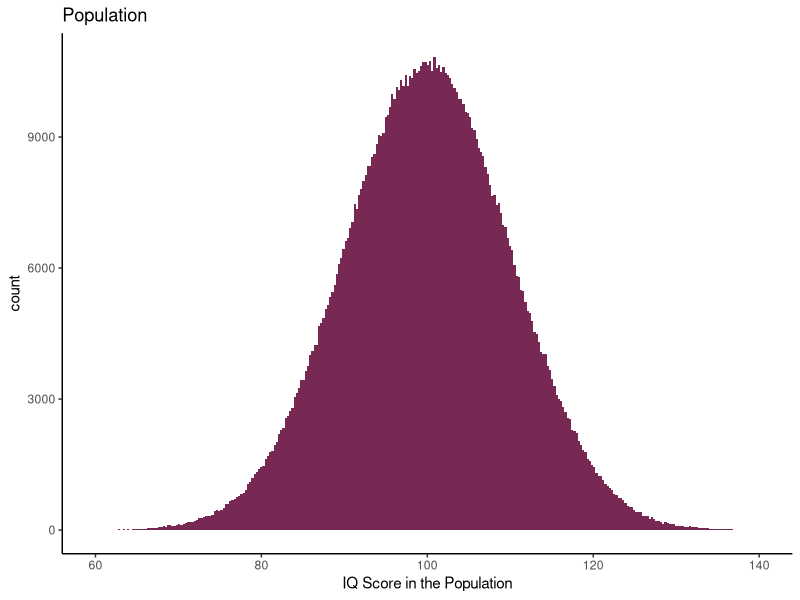
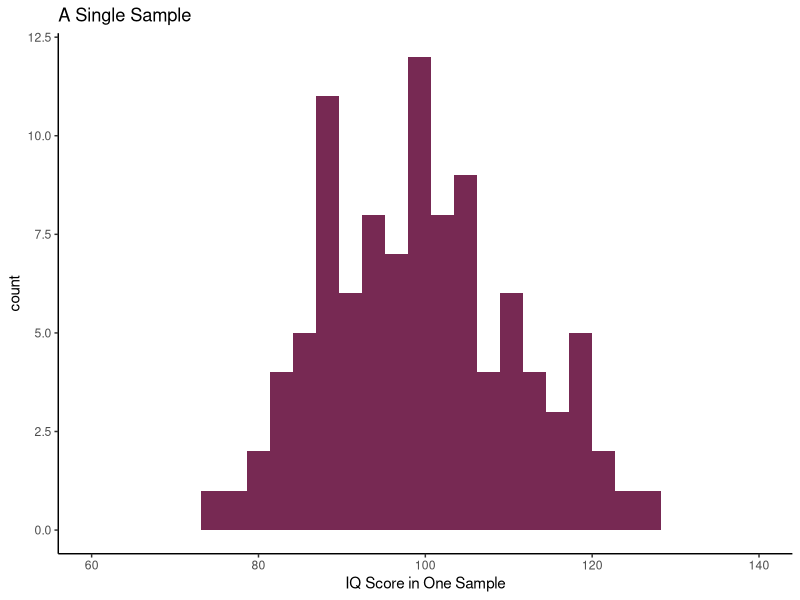
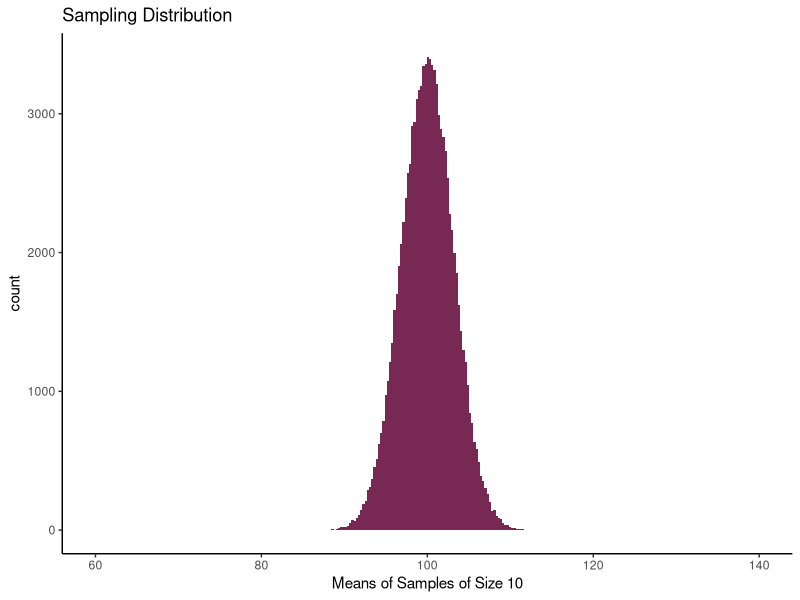
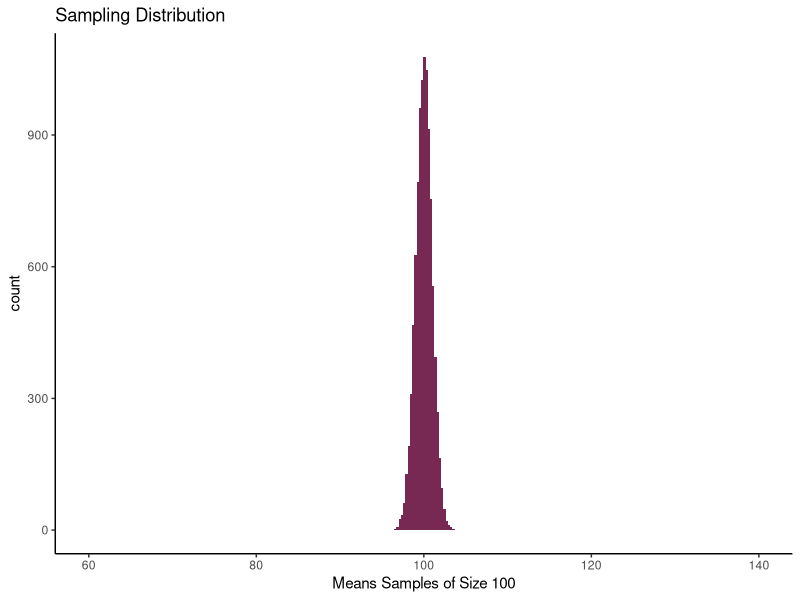

Write R code to recreate these figures, in order.
## ---- chunk 1
#| warning: false
#| message: false
#| echo: false
library(tidyverse)
theme_set(theme_classic())
set.seed(872969)
## ---- chunk 2
N <- 1000000
population <- rnorm(N, 100, 10)
## ---- chunk 3
#| warning: false
#| message: false
#| echo: false
ggplot() +
geom_histogram(aes(x=population), fill='#772953', bins=300) + 
scale_x_continuous('IQ Score in the Population', limits=c(60,140)) +
labs(title='Population')
## ---- chunk 4
n <- 100
single <- sample(population, n)

# The sample mean of a single random sample.
mean(single)
## ---- chunk 5
#| warning: false
#| message: false
#| echo: false
ggplot() +
geom_histogram(aes(x=single), fill='#772953') + 
scale_x_continuous('IQ Score in One Sample', limits=c(60,140)) +
labs(title='A Single Sample')
## ---- chunk 6
n <- 10
k <- N / n

# Create many samples of n=10
many10 <- sample(population, N, replace=TRUE)
many10 <- matrix(many10, n)

# The distribution of sample means for 100,000 random *samples* each of 10 observations.
smeans10 <- colMeans(many10)
## ---- chunk 7
#| warning: false
#| message: false
#| echo: false
ggplot() +
geom_histogram(aes(x=smeans10), fill='#772953', bins=300) + 
scale_x_continuous('Means of Samples of Size 10', limits=c(60,140)) +
labs(title='Sampling Distribution')
## ---- chunk 8
n <- 100
k <- N / n

# Create many samples of n=100
many100 <- sample(population, N, replace=TRUE)
many100 <- matrix(many100, n)

# The distribution of sample means for 10,000 samples, of n=100 units each.
smeans100 <- colMeans(many100)
## ---- chunk 9
#| warning: false
#| message: false
#| echo: false
ggplot() +
geom_histogram(aes(x=smeans100), fill='#772953', bins=300) + 
scale_x_continuous('Means Samples of Size 100', limits=c(60,140)) +
labs(title='Sampling Distribution')
## ---- chunk 10
# Using the sample standard deviation
sem <- sd(single) / sqrt(n)
sem
## ---- chunk 11
# Of the sampling distribution (in practice we can't see this)
# Remember that SEM is the "Standard Error of the Means"
sd(smeans100)
## ---- chunk 12
ci <- c(mean(single) - 1.96 * sem, mean(single) + 1.96 * sem)
ci
